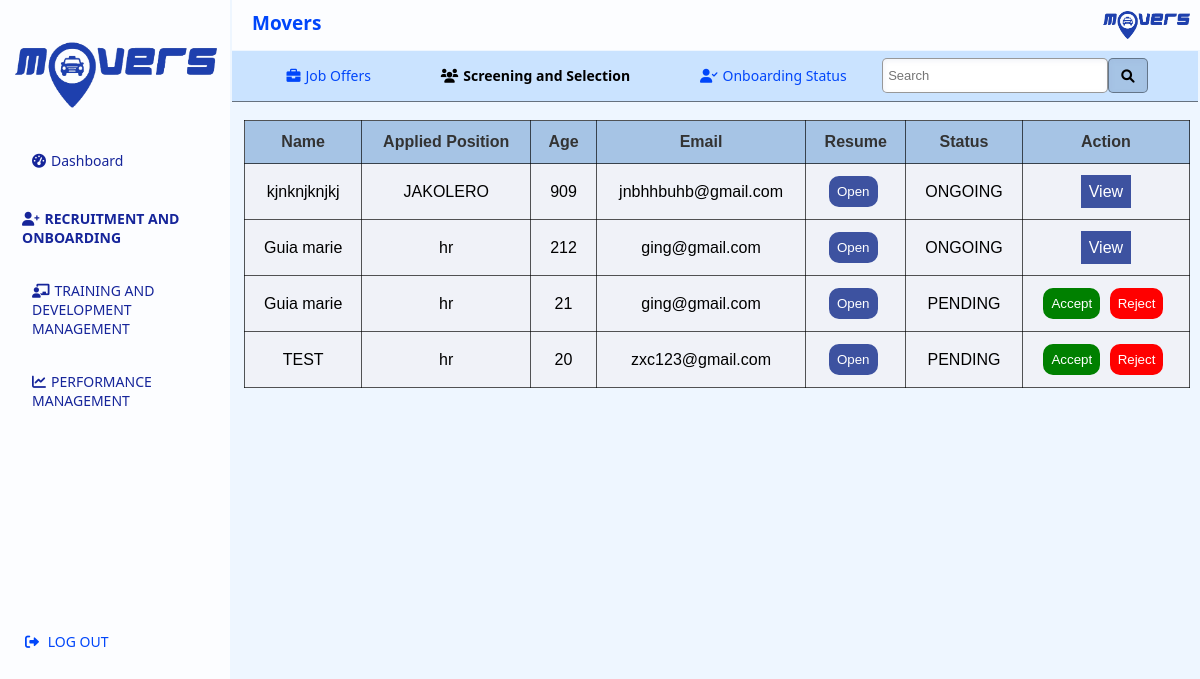
The app's page /screening-selection.php with its own data.
### tables this page shows
CREATE TABLE `screening_selection` (
  `id` int(11) NOT NULL,
  `name` varchar(255) DEFAULT NULL,
  `applied_position` char(50) DEFAULT NULL,
  `age` int(11) DEFAULT NULL,
  `email` varchar(255) DEFAULT NULL,
  `document_path` varchar(255) DEFAULT NULL,
  `Status` enum('PENDING','ONGOING','REJECTED','') NOT NULL
);

### Models/config.php (called while the page is built, shortened)
<?php
class ConnectionDb
{
    private static $host = 'localhost';
    private static $username = 'root';
    private static $password = '';
    private static $dbName = 'recruitmentdb';
    public  static $conn;
    public  static function DbConnection()
    {
        self::$conn = new mysqli(self::$host,self::$username,self::$password,self::$dbName);
        return self::$conn;
    }
}

### Models/Apply.php (the view, shortened to what this page needs)
<?php
include_once 'config.php';
class Apply
{
    public $conn;
    public function __construct()
    {
        $this->conn = ConnectionDb::DbConnection();
    }
    public function DisplayList_screening()
    {
        $result = $this->conn->query("SELECT * FROM screening_selection");
        while ($row = $result->fetch_assoc()) {
            echo "
              <tr>
              <td>${row['name']}</td>
              <td>${row['applied_position']}</td>
               <td>${row['age']}</td>
              <td>${row['email']}</td>
              <td>
               <button class='viewPdf' id='btn_view' value='{$row['document_path']}' style='border: solid #3d52a0; padding: 5px; text-decoration: none; background-color: #3d52a0; color: white;'>Open</button>
              </td>
              <td>
              ${row['Status']}
              </td>
              <td>";
            if ($row['Status'] === 'ONGOING') {
                echo "<a href='onboarding-status.php?id={$row['id']}' style='border: solid #3d52a0; padding: 5px; background-color: #3d52a0; color: white; text-decoration: none;'>View</a>";
            } else {
                echo "
                    <button class='btn_accept' data-name='{$row['name']}' data-id='{$row['id']}' style='border: solid green; padding: 5px; background-color: green; color: white;'>Accept</button>
                    <button class='btn_reject' data-name='{$row['name']}' data-id='{$row['id']}' style='border: solid red; padding: 5px; background-color: red; color: white;'>Reject</button>
                ";
            }
            echo "
              </td>
              </tr>
            ";
        }
    }
}

### screening-selection.php (shortened to what this page needs)
<!DOCTYPE html>
<html>
<head>
    <link rel="stylesheet" type="text/css" href="css/screeningstyles.css">
    <link rel="stylesheet" href="https://cdnjs.cloudflare.com/ajax/libs/font-awesome/6.0.0-beta3/css/all.min.css">
</head>
<body>
    <div class="header">
        <span>Movers</span>
        <img src="assets/logo.png" alt="Logo">
    </div>
    <div class="container">
        <div class="photo">
            <img src="assets/logo.png">
        </div>
        <div class="dashboardSection">
            <a href="dashboard.php" class="dashboard"><i class="fas fa-tachometer-alt icon"></i>Dashboard</a>
        </div>
        <div class="recruitmentSection">
            <a href="./Job_offer.php" class="m-recruitment"><i class="fas fa-user-plus icon"></i>RECRUITMENT AND ONBOARDING</a>
        </div>
        <div class="trainingSection">
            <a href="module3.php" class="trainAndDev"><i class="fas fa-chalkboard-teacher icon"></i>TRAINING AND DEVELOPMENT MANAGEMENT</a>
        </div>
        <div class="performanceSection">
            <a href="module2.php" class="performance"><i class="fas fa-chart-line icon"></i>PERFORMANCE MANAGEMENT</a>
        </div>
        <div class="Logout">
        <a href="logout.php" class="logoutbtn">
        <i class="fas fa-sign-out-alt icon"></i> LOG OUT
        </a>
         </div>
    </div>
    <div class="buttonContainer">
        <a href="Job_offer.php" class="btn1"><i class="fas fa-briefcase icon"></i>Job Offers</a>
        <a href="screening-selection.php" class="screening-btn2"><i class="fas fa-users icon"></i>Screening and Selection</a>
        <a href="onboarding-status.php" class="btn3"><i class="fas fa-user-check icon"></i>Onboarding Status</a>
        <input type="text" class="searchBar" placeholder="Search">
        <button class="searchBtn"><i class="fas fa-search"></i></button>
    </div>
    <table class="screening-container">
    <thead>
        <tr>
            <th>Name</th>
            <th>Applied Position</th>
            <th>Age</th>
            <th>Email</th>
            <th>Resume</th>
            <th>Status</th>
            <th>Action</th>
        </tr>
    </thead>
    <tbody>
        <?php
        include './Models/Apply.php';
        $list = new Apply();
        $list->DisplayList_screening();
        ?>
    </tbody>
</table>
</body>
</html>

### css/screeningstyles.css (style rules this page uses)
body { background-color: #007bff11; }
.header { background-color: #fcfdff; position: fixed; top: 0px; left: 232px; right: 0px; height: 30px; padding-top: 10px; padding-bottom: 10px; padding-left: 20px; display: flex; align-items: left; justify-content: space-between; color: #0046fa; font-family: system-ui; font-weight: bold; font-size: 19px; text-align: left; }
.header img { height: 30px; width: auto; margin-right: 10px; }
.container { width: 230px; height: 100vh; background-color: #fcfdff; position: fixed; top: 0; left: 0; padding-top: 0px; box-sizing: border-box; margin-left: 0px; overflow-y: auto; scrollbar-width: none; -ms-overflow-style: none; }
.photo img { margin-top: 40px; height: 70px; width: auto; align-items: center; margin-left: 15px; }
.dashboardSection { align-items: center; padding: 12px; margin-bottom: 5px; margin-top: 15px; }
.dashboard { display: block; color: #16259a; padding: 10px; text-decoration: none; font-size: 14px; text-align: left; font-family: system-ui; font-weight: 500; align-items: center; margin-left: 10px; }
.recruitmentSection { align-items: center; padding: 12px; margin-bottom: 5px; margin-top: 5px; }
.m-recruitment { display: block; color: #16259a; text-align: left; font-family: system-ui; padding-bottom: 5px; padding-top: 0px; font-weight: bold; font-size: 14px; padding-left: 10px; padding-right: 10px; text-decoration: none; }
.performanceSection { align-items: center; padding: 12px; margin-bottom: 5px; margin-top: 5px; }
.performance { display: block; color: #16259a; text-align: center; font-family: system-ui; padding-bottom: 5px; padding-top: 0px; font-weight: 500; font-size: 14px; padding-left: 10px; padding-right: 10px; text-decoration: none; text-align: left; margin-left: 10px; }
.trainingSection { align-items: center; padding: 12px; margin-bottom: 5px; margin-top: 5px; }
.trainAndDev { display: block; color: #16259a; text-align: center; font-family: system-ui; padding-bottom: 5px; padding-top: 0px; font-weight: 500; font-size: 14px; padding-left: 10px; padding-right: 10px; text-decoration: none; text-align: left; margin-left: 10px; }
.Logout { align-items: center; padding: 5px; margin-bottom: 5px; margin-top: 200px; }
.logoutbtn { display: block; color: #0046Fa; text-align: center; font-family: system-ui; padding-bottom: 5px; padding-top: 0px; font-weight: 500; font-size: 14px; padding-left: 10px; padding-right: 10px; text-decoration: none; text-align: left; margin-left: 10px; }
.buttonContainer { background-color: #007aff26; position: fixed; top: 50.5px; left: 232px; right: 2px; height: 30px; padding-top: 10px; padding-bottom: 10px; padding-left: 20px; display: flex; align-items: center; justify-content: space-between; border-bottom: 1px solid #00000080; }
.screening-btn2 { color: #000000; font-weight: bold; flex-grow: 1; padding-top: 0px; font-size: 14px; cursor: pointer; font-family: system-ui; padding-left: 1px; padding-right: 2px; text-decoration: none; width: auto; text-align: center; }
.btn1, .btn2, .btn3 { flex-grow: 1; padding-top: 0px; font-size: 14px; cursor: pointer; color: #0046Fa; font-family: system-ui; font-weight: 500; padding-left: 1px; padding-right: 2px; text-decoration: none; width: auto; text-align: center; }
.searchBar { font-size: 13px; height: 31px; width: 150px; border-radius: 5px; border: 0.5px solid #00000067; padding-left: 5px; box-shadow: inset 1px 2px 5px #8697c41d; flex-grow: 1; }
.searchBtn { height: 35px; width: 40px; background-size: 30px 30px; background-repeat: no-repeat; background-position: center; border: 0.5px solid #00000067; box-shadow: inset 1px 2px 5px #8697c41d; border-radius: 5px; cursor: pointer; margin-right: 50px; }
table { margin-top: 120px; margin-left: 236px; width: calc(80% - 1px); border-collapse: collapse; font-family: Arial, sans-serif; }
th, td { padding: 12px 15px; text-align: center; border: 1px solid #000000a9; }
th { background-color: #a6c4e5; color: #333; font-weight: bold; }
td { background-color: #f0f2f8; }
button { padding: 5px 10px; margin-right: 5px; border: none; cursor: pointer; border-radius: 3px; }

### screening-selection.php (style rules this page uses)
button { border: none; padding: 10px; background-color: #a6c4e5; border-radius: 10px; }
.icon { margin-right: 5px; }

### records on screen
screening_selection: name "kjnknjknjkj", applied_position "JAKOLERO", age "909", email "jnbhhbuhb@gmail.com", Status "ONGOING"
screening_selection: name "Guia marie", applied_position "hr", age "212", email "ging@gmail.com", Status "ONGOING"
screening_selection: name "Guia marie", applied_position "hr", age "21", email "ging@gmail.com", Status "PENDING"
screening_selection: name "TEST", applied_position "hr", age "20", email "zxc123@gmail.com", Status "PENDING"
